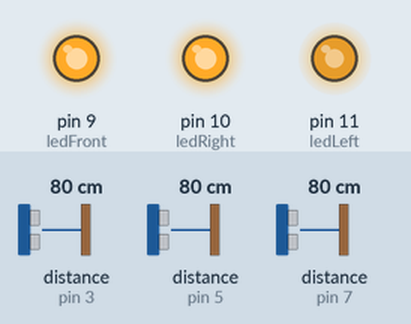
Recording of a sketch running on a simulated Arduino Uno, built with avr-gcc and run on an emulated ATmega328P. Shown: output pins drawn as LEDs (lit = HIGH). Wiring (inferred from the names in the program): 3 × ultrasonic range finder: trigger pin 2, echo pin 3 / trigger pin 4, echo pin 5 / trigger pin 6, echo pin 7. Inputs (shaded band) come from the test bench; at power-on: distance to the obstacle (sensors on pin 3, pin 5, pin 7) 80 cm. The echo pulse lasts 58.3 µs per cm; pins used as bus, display or sensor lines are not drawn.

Above: at 1.2 s.
1.3 s: distance to the obstacle (sensor on pin 3) set to 96 cm
2.8 s: distance to the obstacle (sensor on pin 3) set to 106 cm
At 3.2 s:
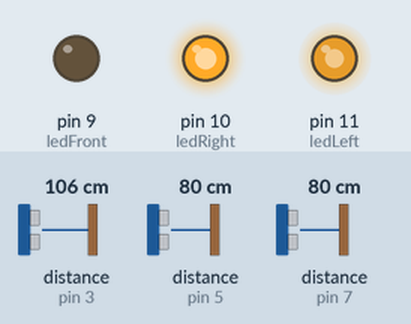
4.4 s: distance to the obstacle (sensor on pin 3) set to 2 cm
At 5.4 s:
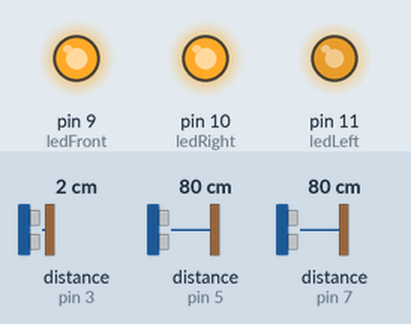
6.0 s: distance to the obstacle (sensor on pin 5) set to 99 cm
7.5 s: distance to the obstacle (sensor on pin 5) set to 105 cm
At 8.5 s:
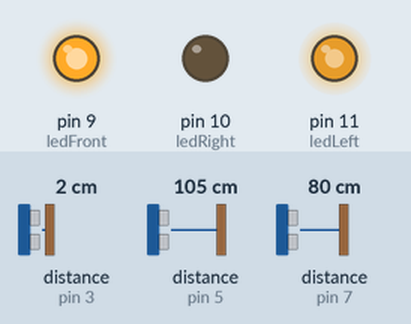
9.0 s: distance to the obstacle (sensor on pin 3) set to 120 cm
At 9.8 s:
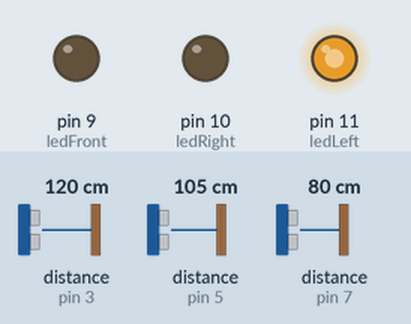
Timing chart, 0 to 11.5 s (numbered marks = the images above; inputs shaded):
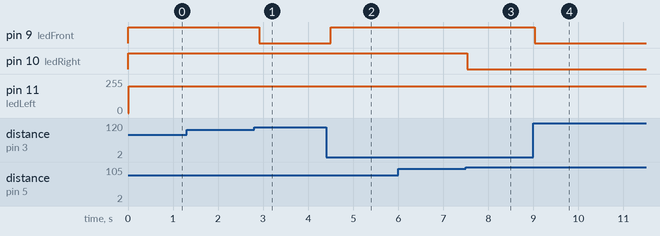

The sketch:

Code.ino
```cpp
// Define sensor pins
const int trigPinFront = 2;
const int echoPinFront = 3;
const int trigPinRight = 4;
const int echoPinRight = 5;
const int trigPinLeft = 6;
const int echoPinLeft = 7;

// Define LED pins
const int ledFront = 9;
const int ledRight = 10;
const int ledLeft = 11;

// Variables for distance measurement
long duration;
int distance;

// Threshold distance for proximity (in cm)
const int thresholdDistance = 100;

void setup() {
  // Initialize sensor pins
  pinMode(trigPinFront, OUTPUT);
  pinMode(echoPinFront, INPUT);
  pinMode(trigPinRight, OUTPUT);
  pinMode(echoPinRight, INPUT);
  pinMode(trigPinLeft, OUTPUT);
  pinMode(echoPinLeft, INPUT);

  // Initialize LED pins
  pinMode(ledFront, OUTPUT);
  pinMode(ledRight, OUTPUT);
  pinMode(ledLeft, OUTPUT);

  // Initialize Serial Monitor
  Serial.begin(9600);
}

void loop() {
  // Measure distance from the front sensor
  distance = getDistance(trigPinFront, echoPinFront);

  controlLED(ledFront, distance);
  if (distance < thresholdDistance) {
    // Measure distance from the right sensor
    distance = getDistance(trigPinRight, echoPinRight);

    controlLED(ledRight, distance);
    if (distance < thresholdDistance) {
      // Measure distance from the left sensor
      distance = getDistance(trigPinLeft, echoPinLeft);

      controlLED(ledLeft, distance);
    }
  }
  delay(100);
}

// Function to get distance from ultrasonic sensor
int getDistance(int trigPin, int echoPin) {
  // Clear the trigPin
  digitalWrite(trigPin, LOW);
  delayMicroseconds(2);

  // Set the trigPin HIGH for 10 microseconds
  digitalWrite(trigPin, HIGH);
  delayMicroseconds(10);
  digitalWrite(trigPin, LOW);

  // Read the echoPin and calculate the distance
  duration = pulseIn(echoPin, HIGH);
  return duration * 0.034 / 2;
}

// Function to control LED brightness based on distance
void controlLED(int ledPin, int distance) {
  if (distance < thresholdDistance) {
    analogWrite(ledPin, map(distance, thresholdDistance, 200, 0, 255));
  } else {
    analogWrite(ledPin, 0);
  }
}
```

Measured:
- the behaviour switches between 101 and 102 cm on distance to the obstacle (sensor on pin 3) (found by bisection; images 0 and 1)
- the behaviour switches between 101 and 102 cm on distance to the obstacle (sensor on pin 5) (found by bisection; images 2 and 3)
- after the input at 1.3 s, every drawn part: stays the same
- after the input at 2.8 s, pin 9 (ledFront): HIGH → LOW after 0.11 s
- after the input at 4.4 s, pin 9 (ledFront): LOW → HIGH after 0.11 s
- after the input at 6.0 s, every drawn part: stays the same
- after the input at 7.5 s, pin 10 (ledRight): HIGH → LOW at once
- after the input at 9.0 s, pin 9 (ledFront): HIGH → LOW at once
